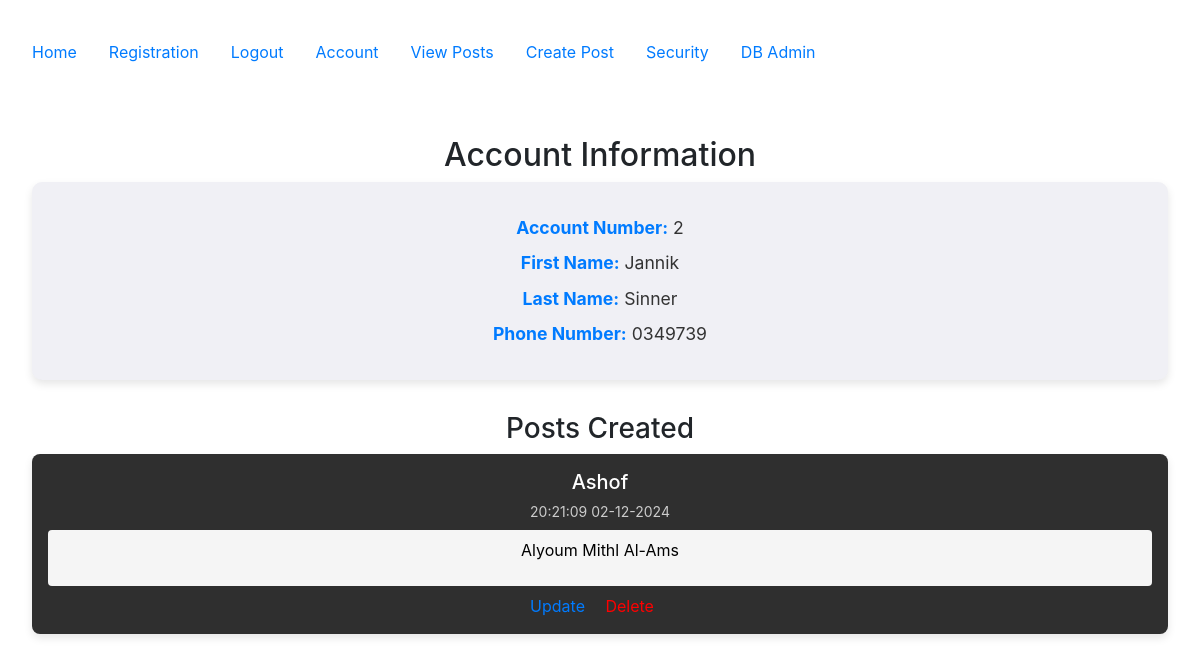
/account (signed in), run on the app's committed database.
### config.py (models this page shows, shortened)
class User(db.Model, UserMixin):
    __tablename__ = 'users'
    id = db.Column(db.Integer, primary_key=True)
    email = db.Column(db.String(100), nullable=False, unique=True)
    password = db.Column(db.String(128), nullable=False)
    firstname = db.Column(db.String(100), nullable=False)
    lastname = db.Column(db.String(100), nullable=False)
    phone = db.Column(db.String(100), nullable=False)
    mfa_key = db.Column(db.String(32), nullable=False, default='')  # Store MFA key
    salt = db.Column(db.String(44), nullable=False,default=lambda: base64.urlsafe_b64encode(os.urandom(32)).decode('utf-8'))
    mfa_enabled = db.Column(db.Boolean, nullable=False, default=False)  # Track if MFA is enabled
    role = db.Column(db.String(50), nullable=False, default='end_user')
    posts = db.relationship("Post", order_by=Post.id, back_populates="user")
    log = db.relationship("Log", uselist=False, back_populates="user")
    is_deleted = db.Column(db.Boolean, nullable=False, default=False)

class Post(db.Model):
   __tablename__ = 'posts'
   id = db.Column(db.Integer, primary_key=True)
   userid = db.Column(db.Integer, db.ForeignKey('users.id'))
   created = db.Column(db.DateTime, nullable=False, default=datetime.utcnow)
   title_encrypted = db.Column(db.LargeBinary, nullable=False)
   body_encrypted = db.Column(db.LargeBinary, nullable=False)
   user = db.relationship("User", back_populates="posts")
   @staticmethod
   def derive_key(salt):
       return base64.urlsafe_b64encode(salt.encode('utf-8').ljust(32)[:32])
   @staticmethod
   def decrypt(data, key):
       fernet = Fernet(key)
       return fernet.decrypt(data).decode('utf-8')

### accounts/views.py (the view)
@accounts_bp.route('/account')
@login_required
def account():
    user = current_user  # Get the logged-in user
    encryption_key = Post.derive_key(user.salt)  # Derive the encryption key for the user
    user_posts = []
    posts_query = Post.query.filter_by(userid=user.id).all()
    for post in posts_query:
        try:
            decrypted_post = {
                "id": post.id,
                "title": Post.decrypt(post.title_encrypted, encryption_key),
                "body": Post.decrypt(post.body_encrypted, encryption_key),
                "created": post.created,
            }
            user_posts.append(decrypted_post)
        except Exception as e:
            print(f"Failed to decrypt post ID {post.id}: {e}")
    return render_template('accounts/account.html', user=user, posts=user_posts)

### app.py (called while the page is built)
@login_manager.user_loader
def load_user(user_id):
    return User.query.get(int(user_id))

@app.before_request
def restrict_access():
    if not current_user.is_authenticated:
        restricted_routes_anonymous = [
            'accounts.account', 'posts.posts', 'posts.create',
            'posts.update', 'posts.delete', 'accounts.logout', 'security.security'
        ]
        if request.endpoint in restricted_routes_anonymous:
            flash("You must be logged in to access this page.", "danger")
            return redirect(url_for('accounts.login'))

### templates/accounts/account.html (shortened to what this page needs)
{% extends "base.html" %}
{% block content %}
<h2>Account Information</h2>
{% if user.is_authenticated %}
    <div class="account-info">
        <p><strong>Account Number:</strong> {{ user.id }}</p>
        <p><strong>First Name:</strong> {{ user.firstname }}</p>
        <p><strong>Last Name:</strong> {{ user.lastname }}</p>
        <p><strong>Phone Number:</strong> {{ user.phone }}</p>
    </div>
    <h3>Posts Created</h3>
    <div class="post-container">
        {% if posts %}
            {% for post in posts %}
                <div class="post-card">
                    <h4>{{ post.title }}</h4>
                    <small>{{ post.created.strftime('%H:%M:%S %d-%m-%Y') }}</small>
                    <div class="post-body">
                        <p>{{ post.body }}</p>
                    </div>
                    <div class="post-actions">
                        <a href="{{ url_for('posts.update', id=post.id) }}">Update</a>
                        <a href="{{ url_for('posts.delete', id=post.id) }}" style="color: red;">Delete</a>
                    </div>
                </div>
            {% endfor %}
        {% else %}
            <p>No posts available.</p>
        {% endif %}
    </div>
{% else %}
    <p>You must be logged in to view account details.</p>
{% endif %}
{% endblock %}

### templates/accounts/account.html (style rules this page uses)
.account-info { background-color: #f0f0f5; color: #333; padding: 1.5em; border-radius: 10px; box-shadow: 0 4px 8px rgba(0, 0, 0, 0.1); margin-bottom: 2em; }
.account-info p { font-size: 1.1em; margin: 0.5em 0; }
.account-info strong { color: #007bff; }
.post-container { display: flex; flex-direction: column; gap: 1em; }
.post-card { background-color: #2f2f2f; color: white; padding: 1em; border-radius: 8px; box-shadow: 0 4px 8px rgba(0, 0, 0, 0.1); }
.post-card h4 { margin: 0; font-size: 1.25em; }
.post-card small { display: block; margin-top: 0.5em; color: #ccc; }
.post-body { background-color: #f5f5f5; color: black; padding: 0.5em; border-radius: 4px; margin-top: 0.5em; }
.post-actions { margin-top: 0.5em; }
.post-actions a { color: #007bff; text-decoration: none; margin-right: 1em; }

### data on the page
User: id "2", firstname "Jannik", lastname "Sinner", phone "0349739"
Post: created "20:21:09 02-12-2024"

### other printed values
{{ post.title }} "Ashof"
{{ post.body }} "Alyoum Mithl Al-Ams"
